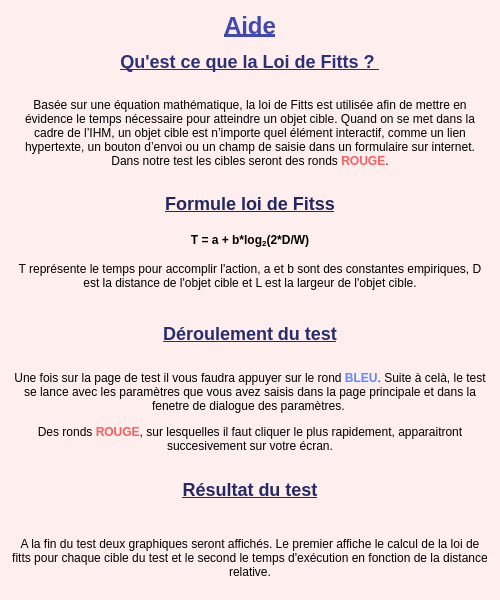
<?xml version="1.0" encoding="UTF-8"?>
<ui version="4.0">
 <class>DialogAide</class>
 <widget class="QDialog" name="DialogAide">
  <property name="geometry">
   <rect>
    <x>0</x>
    <y>0</y>
    <width>500</width>
    <height>600</height>
   </rect>
  </property>
  <property name="minimumSize">
   <size>
    <width>500</width>
    <height>600</height>
   </size>
  </property>
  <property name="maximumSize">
   <size>
    <width>16777215</width>
    <height>16777215</height>
   </size>
  </property>
  <property name="windowTitle">
   <string>Aide</string>
  </property>
  <property name="styleSheet">
   <string notr="true">background-color: rgb(255, 238, 238);</string>
  </property>
  <layout class="QVBoxLayout" name="verticalLayout_3">
   <item>
    <layout class="QVBoxLayout" name="verticalLayout">
     <property name="sizeConstraint">
      <enum>QLayout::SetDefaultConstraint</enum>
     </property>
     <property name="bottomMargin">
      <number>6</number>
     </property>
     <item>
      <widget class="QLabel" name="label">
       <property name="styleSheet">
        <string notr="true">font: 9pt &quot;Louis George Café&quot;;</string>
       </property>
       <property name="text">
        <string>&lt;html&gt;&lt;head/&gt;&lt;body&gt;&lt;h1 align=&quot;center&quot; style=&quot; margin-top:18px; margin-bottom:12px; margin-left:0px; margin-right:0px; -qt-block-indent:0; text-indent:0px;&quot;&gt;&lt;span style=&quot; font-size:xx-large; font-weight:700; text-decoration: underline; color:#4049b1;&quot;&gt;Aide&lt;/span&gt;&lt;/h1&gt;&lt;/body&gt;&lt;/html&gt;</string>
       </property>
       <property name="alignment">
        <set>Qt::AlignCenter</set>
       </property>
      </widget>
     </item>
     <item>
      <widget class="QLabel" name="label_2">
       <property name="styleSheet">
        <string notr="true">font: 9pt &quot;Louis George Café&quot;;</string>
       </property>
       <property name="text">
        <string>&lt;html&gt;&lt;head/&gt;&lt;body&gt;&lt;h2 align=&quot;center&quot; style=&quot; margin-top:16px; margin-bottom:12px; margin-left:0px; margin-right:0px; -qt-block-indent:0; text-indent:0px;&quot;&gt;&lt;span style=&quot; font-size:x-large; font-weight:700; text-decoration: underline; color:#2b3176;&quot;&gt;Qu'est ce que la Loi de Fitts ? &lt;/span&gt;&lt;/h2&gt;&lt;/body&gt;&lt;/html&gt;</string>
       </property>
       <property name="alignment">
        <set>Qt::AlignCenter</set>
       </property>
      </widget>
     </item>
     <item>
      <widget class="QLabel" name="label_3">
       <property name="minimumSize">
        <size>
         <width>0</width>
         <height>100</height>
        </size>
       </property>
       <property name="styleSheet">
        <string notr="true">font: 9pt &quot;Louis George Café&quot;;</string>
       </property>
       <property name="text">
        <string>&lt;html&gt;&lt;head/&gt;&lt;body&gt;&lt;p align=&quot;center&quot;&gt;Basée sur une équation mathématique, la loi de Fitts est utilisée afin de mettre en évidence le temps nécessaire pour atteindre un objet cible. Quand on se met dans la cadre de l’IHM, un objet cible est n’importe quel élément interactif, comme un lien hypertexte, un bouton d’envoi ou un champ de saisie dans un formulaire sur internet. Dans notre test les cibles seront des ronds &lt;span style=&quot; font-weight:700; color:#ff5e5e;&quot;&gt;ROUGE&lt;/span&gt;.&lt;/p&gt;&lt;/body&gt;&lt;/html&gt;</string>
       </property>
       <property name="alignment">
        <set>Qt::AlignCenter</set>
       </property>
       <property name="wordWrap">
        <bool>true</bool>
       </property>
      </widget>
     </item>
     <item>
      <widget class="QLabel" name="label_4">
       <property name="styleSheet">
        <string notr="true">font: 9pt &quot;Louis George Café&quot;;</string>
       </property>
       <property name="text">
        <string>&lt;html&gt;&lt;head/&gt;&lt;body&gt;&lt;h2 align=&quot;center&quot; style=&quot; margin-top:16px; margin-bottom:12px; margin-left:0px; margin-right:0px; -qt-block-indent:0; text-indent:0px;&quot;&gt;&lt;span style=&quot; font-size:x-large; font-weight:700; text-decoration: underline; color:#22275f;&quot;&gt;Formule loi de Fitss&lt;/span&gt;&lt;/h2&gt;&lt;/body&gt;&lt;/html&gt;</string>
       </property>
       <property name="alignment">
        <set>Qt::AlignCenter</set>
       </property>
      </widget>
     </item>
     <item>
      <widget class="QLabel" name="label_5">
       <property name="styleSheet">
        <string notr="true">font: 18pt &quot;Louis George Café&quot;;</string>
       </property>
       <property name="text">
        <string>&lt;html&gt;&lt;head/&gt;&lt;body&gt;&lt;p align=&quot;center&quot;&gt;&lt;span style=&quot; font-weight:700;&quot;&gt;T = a + b*log&lt;/span&gt;&lt;span style=&quot; font-weight:700; vertical-align:sub;&quot;&gt;2&lt;/span&gt;&lt;span style=&quot; font-weight:700;&quot;&gt;(2*D/W)&lt;/span&gt;&lt;/p&gt;&lt;/body&gt;&lt;/html&gt;</string>
       </property>
       <property name="alignment">
        <set>Qt::AlignCenter</set>
       </property>
      </widget>
     </item>
     <item>
      <widget class="QLabel" name="label_6">
       <property name="minimumSize">
        <size>
         <width>0</width>
         <height>25</height>
        </size>
       </property>
       <property name="styleSheet">
        <string notr="true">font: 9pt &quot;Louis George Café&quot;;</string>
       </property>
       <property name="text">
        <string>T représente le temps pour accomplir l'action, a et b sont des constantes empiriques, D est la distance de l'objet cible et L est la largeur de l'objet cible.</string>
       </property>
       <property name="alignment">
        <set>Qt::AlignCenter</set>
       </property>
       <property name="wordWrap">
        <bool>true</bool>
       </property>
      </widget>
     </item>
    </layout>
   </item>
   <item>
    <layout class="QVBoxLayout" name="verticalLayout_2">
     <item>
      <widget class="QLabel" name="label_7">
       <property name="styleSheet">
        <string notr="true">font: 9pt &quot;Louis George Café&quot;;</string>
       </property>
       <property name="text">
        <string>&lt;html&gt;&lt;head/&gt;&lt;body&gt;&lt;h2 align=&quot;center&quot; style=&quot; margin-top:16px; margin-bottom:12px; margin-left:0px; margin-right:0px; -qt-block-indent:0; text-indent:0px;&quot;&gt;&lt;span style=&quot; font-size:x-large; font-weight:700; text-decoration: underline; color:#272d6d;&quot;&gt;Déroulement du test&lt;/span&gt;&lt;/h2&gt;&lt;/body&gt;&lt;/html&gt;</string>
       </property>
      </widget>
     </item>
     <item>
      <widget class="QLabel" name="label_8">
       <property name="styleSheet">
        <string notr="true">font: 9pt &quot;Louis George Café&quot;;</string>
       </property>
       <property name="text">
        <string>&lt;html&gt;&lt;head/&gt;&lt;body&gt;&lt;p align=&quot;center&quot;&gt;Une fois sur la page de test il vous faudra appuyer sur le rond &lt;span style=&quot; font-weight:700; color:#598bff;&quot;&gt;BLEU&lt;/span&gt;. Suite à celà, le test se lance avec les paramètres que vous avez saisis dans la page principale et dans la fenetre de dialogue des paramètres. &lt;/p&gt;&lt;p align=&quot;center&quot;&gt;Des ronds &lt;span style=&quot; font-weight:700; color:#ff5c5c;&quot;&gt;ROUGE&lt;/span&gt;, sur lesquelles il faut cliquer le plus rapidement, apparaitront succesivement sur votre écran.&lt;/p&gt;&lt;/body&gt;&lt;/html&gt;</string>
       </property>
       <property name="wordWrap">
        <bool>true</bool>
       </property>
      </widget>
     </item>
     <item>
      <widget class="QLabel" name="label_9">
       <property name="styleSheet">
        <string notr="true">font: 9pt &quot;Louis George Café&quot;;
color: rgb(36, 41, 100);
</string>
       </property>
       <property name="text">
        <string>&lt;html&gt;&lt;head/&gt;&lt;body&gt;&lt;h2 style=&quot; margin-top:16px; margin-bottom:12px; margin-left:0px; margin-right:0px; -qt-block-indent:0; text-indent:0px;&quot;&gt;&lt;span style=&quot; font-size:x-large; font-weight:700; text-decoration: underline;&quot;&gt;Résultat du test&lt;/span&gt;&lt;/h2&gt;&lt;/body&gt;&lt;/html&gt;</string>
       </property>
       <property name="alignment">
        <set>Qt::AlignCenter</set>
       </property>
      </widget>
     </item>
     <item>
      <widget class="QLabel" name="label_10">
       <property name="styleSheet">
        <string notr="true">font: 10pt &quot;Louis George Café&quot;;</string>
       </property>
       <property name="text">
        <string>&lt;html&gt;&lt;head/&gt;&lt;body&gt;&lt;p align=&quot;center&quot;&gt;A la fin du test deux graphiques seront affichés. Le premier affiche le calcul de la loi de fitts pour chaque cible du test et  le second le temps d'exécution en fonction de la distance relative.&lt;/p&gt;&lt;/body&gt;&lt;/html&gt;</string>
       </property>
       <property name="wordWrap">
        <bool>true</bool>
       </property>
      </widget>
     </item>
    </layout>
   </item>
  </layout>
 </widget>
 <resources/>
 <connections/>
</ui>
